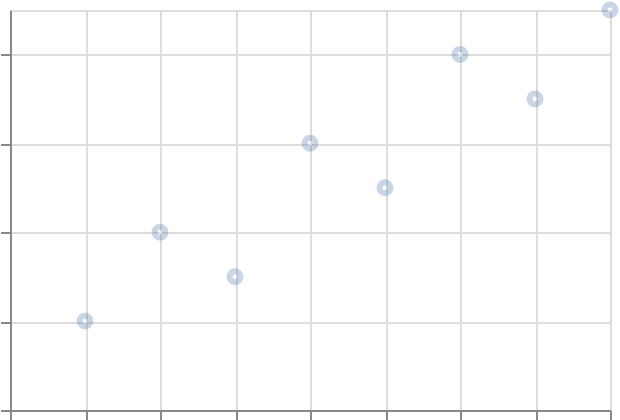

Vega-Lite specification for this chart:
### Vega-Lite specification from a JSON file in a GitHub repository (floating-point values rounded to 4 significant figures)
{"$schema": "https://vega.github.io/schema/vega-lite/v6.json", "padding": 5, "autosize": "none", "width": 300, "height": 200, "data": {"name": "table", "values": [{"c": "A", "g": "p", "x": 1, "y": 2, "v": 5, "t": "2024-01-15", "o": {"v": 3}, "IMDB Rating": 6.1, "d": "x1"}, {"c": "B", "g": "q", "x": 2, "y": 4, "v": 9, "t": "2024-02-20", "o": {"v": 7}, "IMDB Rating": 7.4, "d": "x2"}, {"c": "A", "g": "q", "x": 3, "y": 3, "v": 2, "t": "2024-03-05", "o": {"v": 1}, "IMDB Rating": 5.2, "d": "x1"}, {"c": "C", "g": "p", "x": 4, "y": 6, "v": 7, "t": "2024-05-30", "o": {"v": 4}, "IMDB Rating": 8.8, "d": "x3"}, {"c": "B", "g": "p", "x": 5, "y": 5, "v": 4, "t": "2024-07-11", "o": {"v": 9}, "IMDB Rating": 6.9, "d": "x2"}, {"c": "C", "g": "q", "x": 6, "y": 8, "v": 6, "t": "2024-09-02", "o": {"v": 2}, "IMDB Rating": 7.7, "d": "x3"}, {"c": "A", "g": "p", "x": 7, "y": 7, "v": 8, "t": "2024-11-25", "o": {"v": 5}, "IMDB Rating": 4.4, "d": "x1"}, {"c": "B", "g": "q", "x": 8, "y": 9, "v": 3, "t": "2024-12-31", "o": {"v": 8}, "IMDB Rating": 9.1, "d": "x2"}]}, "mark": "point", "encoding": {"x": {"field": "x", "type": "quantitative"}, "y": {"field": "y", "type": "quantitative"}, "opacity": {"value": 0.3}, "strokeWidth": {"value": 3}}}
